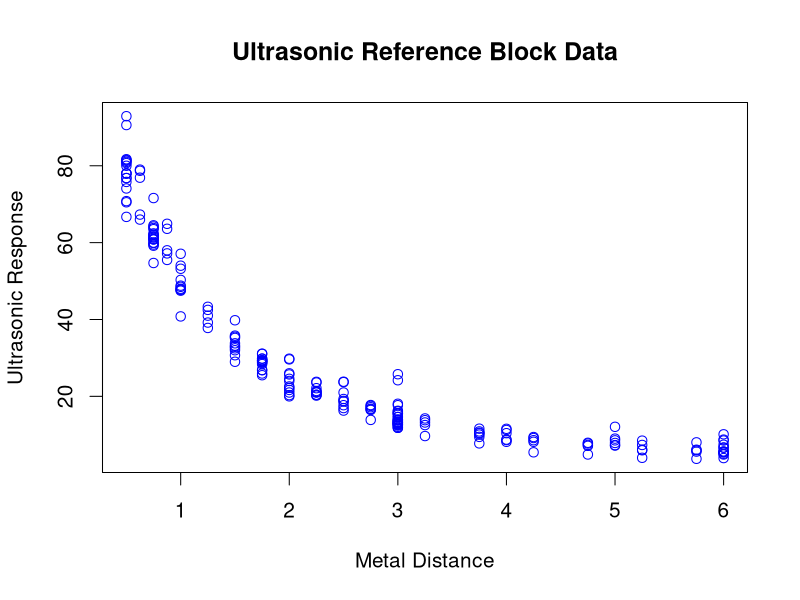
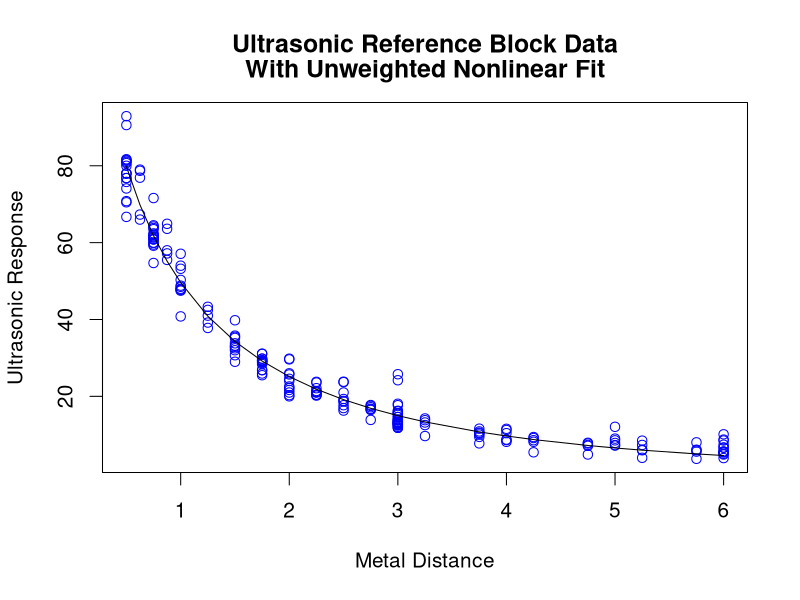
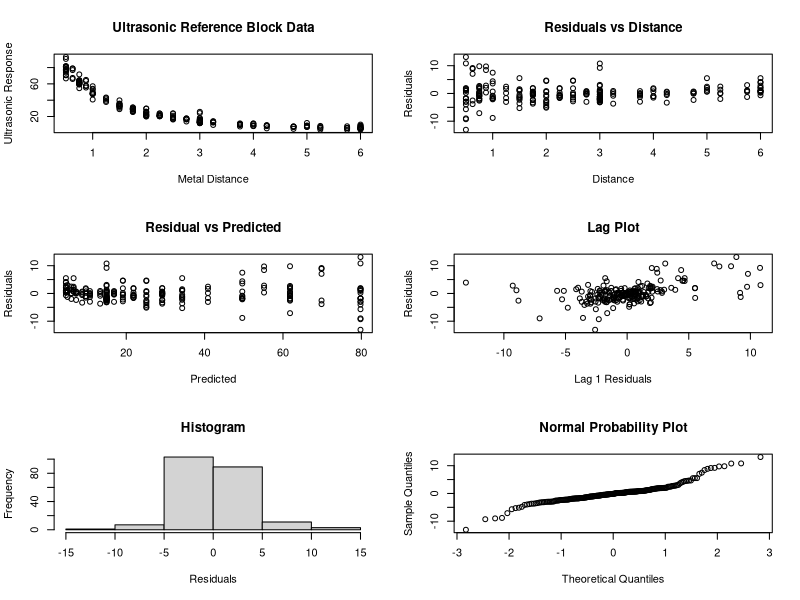
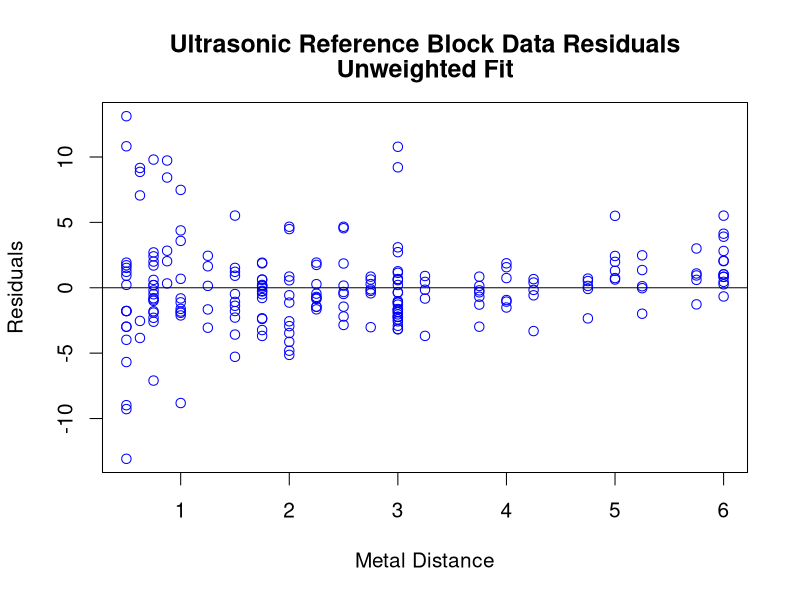
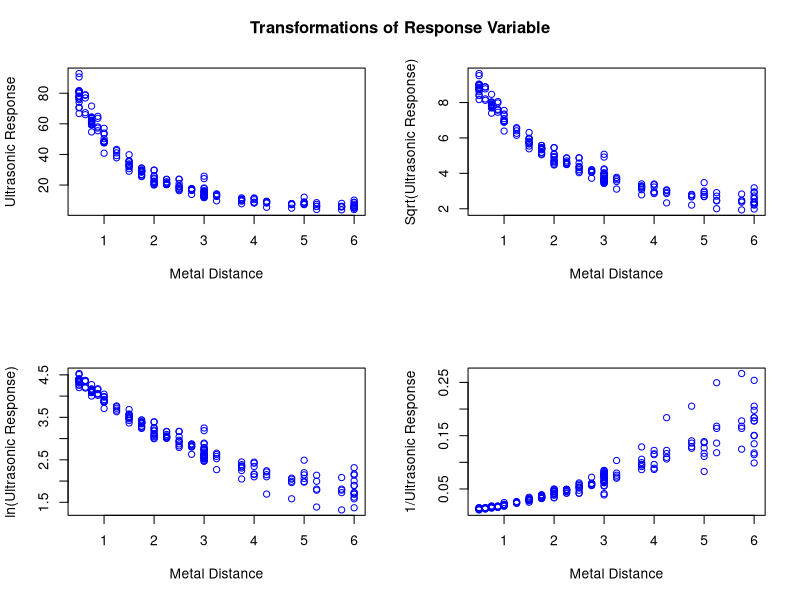
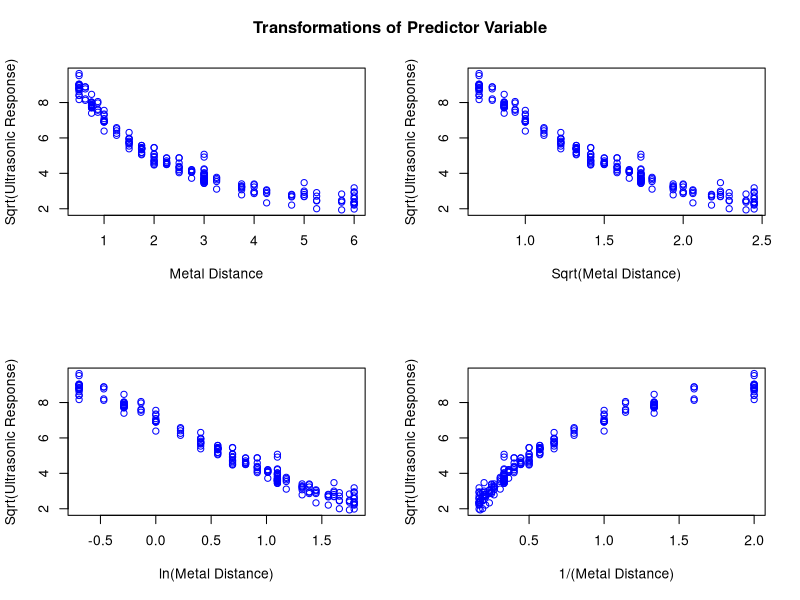
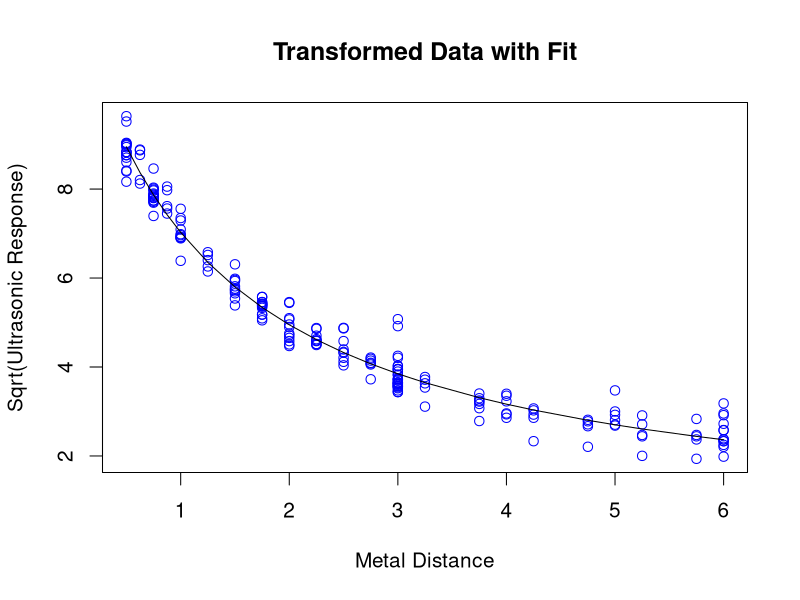
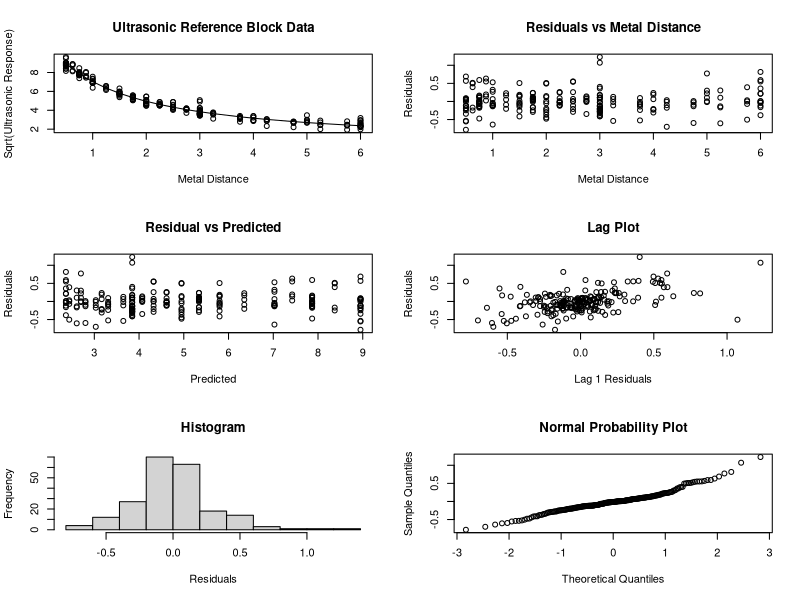

The R source for these figures, in order:
#!/usr/bin/env Rscript
DATAPATH <- Sys.getenv("DATAPATH")

#R commands and output:

## Ultrasonic reference block case study.

## Create vector with dependent variable, ultrasonic response
resp = c( 92.9000,78.7000,64.2000,64.9000,57.1000,43.3000,31.1000,23.6000,
          31.0500,23.7750,17.7375,13.8000,11.5875,9.4125,7.7250,7.3500,
          8.0250,90.6000,76.9000,71.6000,63.6000,54.0000,39.2000,29.3000,
          21.4000,29.1750,22.1250,17.5125,14.2500,9.4500,9.1500,7.9125,
          8.4750,6.1125,80.0000,79.0000,63.8000,57.2000,53.2000,42.5000,
          26.8000,20.4000,26.8500,21.0000,16.4625,12.5250,10.5375,8.5875,
          7.1250,6.1125,5.9625,74.1000,67.3000,60.8000,55.5000,50.3000,
          41.0000,29.4000,20.4000,29.3625,21.1500,16.7625,13.2000,10.8750,
          8.1750,7.3500,5.9625,5.6250,81.5000,62.4000,32.5000,12.4100,
          13.1200,15.5600,5.6300,78.0000,59.9000,33.2000,13.8400,12.7500,
          14.6200,3.9400,76.8000,61.0000,32.9000,13.8700,11.8100,13.3100,
          5.4400,78.0000,63.5000,33.8000,12.5600,5.6300,12.7500,13.1200,
          5.4400,76.8000,60.0000,47.8000,32.0000,22.2000,22.5700,18.8200,
          13.9500,11.2500,9.0000,6.6700,75.8000,62.0000,48.8000,35.2000,  
          20.0000,20.3200,19.3100,12.7500,10.4200,7.3100,7.4200,70.5000,
          59.5000,48.5000,35.8000,21.0000,21.6700,21.0000,15.6400,8.1700,
          8.5500,10.1200,78.0000,66.0000,62.0000,58.0000,47.7000,37.8000,
          20.2000,21.0700,13.8700,9.6700,7.7600,5.4400,4.8700,4.0100,3.7500,
          24.1900,25.7600,18.0700,11.8100,12.0700,16.1200,70.8000,54.7000,
          48.0000,39.8000,29.8000,23.7000,29.6200,23.8100,17.7000,11.5500,
          12.0700,8.7400,80.7000,61.3000,47.5000,29.0000,24.0000,17.7000,
          24.5600,18.6700,16.2400,8.7400,7.8700,8.5100,66.7000,59.2000,
          40.8000,30.7000,25.7000,16.3000,25.9900,16.9500,13.3500,8.6200,
          7.2000,6.6400,13.6900,81.0000,64.5000,35.5000,13.3100,4.8700,
          12.9400,5.0600,15.1900,14.6200,15.6400,25.5000,25.9500,81.7000,
          61.6000,29.8000,29.8100,17.1700,10.3900,28.4000,28.6900,81.3000,
          60.9000,16.6500,10.0500,28.9000,28.9500)

## Create vector with independent variable, metal distance
dist = c(0.500,0.625,0.750,0.875,1.000,1.250,1.750,2.250,1.750,2.250,2.750,
         3.250,3.750,4.250,4.750,5.250,5.750,0.500,0.625,0.750,0.875,1.000,
         1.250,1.750,2.250,1.750,2.250,2.750,3.250,3.750,4.250,4.750,5.250,
         5.750,0.500,0.625,0.750,0.875,1.000,1.250,1.750,2.250,1.750,2.250,
         2.750,3.250,3.750,4.250,4.750,5.250,5.750,0.500,0.625,0.750,0.875,
         1.000,1.250,1.750,2.250,1.750,2.250,2.750,3.250,3.750,4.250,4.750,
         5.250,5.750,0.500,0.750,1.500,3.000,3.000,3.000,6.000,0.500,0.750,
         1.500,3.000,3.000,3.000,6.000,0.500,0.750,1.500,3.000,3.000,3.000,
         6.000,0.500,0.750,1.500,3.000,6.000,3.000,3.000,6.000,0.500,0.750,
         1.000,1.500,2.000,2.000,2.500,3.000,4.000,5.000,6.000,0.500,0.750,
         1.000,1.500,2.000,2.000,2.500,3.000,4.000,5.000,6.000,0.500,0.750,
         1.000,1.500,2.000,2.000,2.500,3.000,4.000,5.000,6.000,0.500,0.625,
         0.750,0.875,1.000,1.250,2.250,2.250,2.750,3.250,3.750,4.250,4.750,
         5.250,5.750,3.000,3.000,3.000,3.000,3.000,3.000,0.500,0.750,1.000,
         1.500,2.000,2.500,2.000,2.500,3.000,4.000,5.000,6.000,0.500,0.750,
         1.000,1.500,2.000,2.500,2.000,2.500,3.000,4.000,5.000,6.000,0.500,
         0.750,1.000,1.500,2.000,2.500,2.000,2.500,3.000,4.000,5.000,6.000,
         3.000,0.500,0.750,1.500,3.000,6.000,3.000,6.000,3.000,3.000,3.000, 
         1.750,1.750,0.500,0.750,1.750,1.750,2.750,3.750,1.750,1.750,0.500,
         0.750,2.750,3.750,1.750,1.750)

## Save data in a data frame and determine the number of observations
df = data.frame(resp,dist)
len = length(resp)

##  Plot the data
par(mfrow=c(1,1),cex=1.25)
xax = "Metal Distance"
yax = "Ultrasonic Response"
ttl = "Ultrasonic Reference Block Data"
plot(dist,resp, xlab=xax, ylab=yax, main=ttl,col="blue")

## Fit initial model
out = nls(resp ~ exp(-b1*dist)/(b2 + b3*dist),
           start=list(b1=.1,b2=.1,b3=.1))
outs = summary(out)
outs
upred = resp - outs$resid
udfout = data.frame(upred,dist)
udfout = udfout[order(dist),]

#> Formula: resp ~ exp(-b1 * dist)/(b2 + b3 * dist)
#>
#> Parameters:
#>     Estimate Std. Error t value Pr(#>|t|)    
#> b1 0.1902787  0.0219386   8.673 1.13e-15 ***
#> b2 0.0061314  0.0003450  17.772  < 2e-16 ***
#> b3 0.0105309  0.0007928  13.283  < 2e-16 ***
#> ---
#> Signif. codes:  0 '***' 0.001 '**' 0.01 '*' 0.05 '.' 0.1 ' ' 1 
#>
#> Residual standard error: 3.362 on 211 degrees of freedom

## Plot data and fitted curve
par(mfrow=c(1,1),cex=1.25)
plot(dist,resp,xlab=xax,ylab=yax,col="blue")
lines(udfout$dist,udfout$upred)
title("Ultrasonic Reference Block Data",line=2)
title("With Unweighted Nonlinear Fit",line=1)

## Residual 6-plot
par(mfrow=c(3,2))
plot(dist,resp,xlab=xax, ylab=yax, main=ttl)
lines(udfout$dist,udfout$pred)
plot(dist,outs$resid, ylab="Residuals", xlab="Distance",
     main="Residuals vs Distance")
plot(upred,outs$resid, ylab="Residuals", xlab="Predicted",
     main="Residual vs Predicted")
plot(outs$resid[2:len],outs$resid[1:len-1], ylab="Residuals",
     xlab="Lag 1 Residuals", main="Lag Plot")
hist(outs$resid, ylab="Frequency", xlab="Residuals",main="Histogram")
qqnorm(outs$resid, main="Normal Probability Plot")

## Isolate residual plot
par(mfrow=c(1,1),cex=1.25)
plot(dist,outs$resid, ylab="Residuals", xlab="Metal Distance",
     col="blue")
abline(h=0)
title("Ultrasonic Reference Block Data Residuals",line=2)
title("Unweighted Fit",line=1) 

## specify axis labels and plot title
xax = "Metal Distance"
yax = "Ultrasonic Response"
ttl = "Ultrasonic Reference Block Data"

## Transformations of response variable
lnresp = log(resp)
sqrtresp = sqrt(resp)
invresp = 1/resp

## Plot transformed data
par(mfrow=c(2,2))
xax = "Metal Distance"
plot(dist,resp,xlab=xax,ylab="Ultrasonic Response",col="blue")
plot(dist,sqrtresp,xlab=xax,ylab="Sqrt(Ultrasonic Response)",col="blue")
plot(dist,lnresp,xlab=xax,ylab="ln(Ultrasonic Response)",col="blue")
plot(dist,invresp,xlab=xax,ylab="1/Ultrasonic Response",col="blue")
title(main="Transformations of Response Variable",outer=TRUE,line=-2)

## Transformations of predictor variable
lndist = log(dist)
sqrtdist = sqrt(dist)
invdist = 1/dist

## Plot transformed data
par(mfrow=c(2,2))
yax <- "Sqrt(Ultrasonic Response)"
plot(dist,sqrtresp,xlab="Metal Distance", ylab=yax, col="blue")
plot(sqrtdist,sqrtresp,xlab="Sqrt(Metal Distance)", ylab=yax, col="blue")
plot(lndist,sqrtresp,xlab="ln(Metal Distance)", ylab=yax, col="blue")
plot(invdist,sqrtresp,xlab="1/(Metal Distance)", ylab=yax, col="blue")
title(main="Transformations of Predictor Variable",outer=TRUE,line=-2)

##  Fit model with sqrt(Ultrasonic Response)
out = nls(sqrtresp ~ exp(-b1*dist)/(b2 + b3*dist),
          start=list(b1=.1,b2=.1,b3=.1))
outs = summary(out)
outs

#> Formula: sqrtresp ~ exp(-b1 * dist)/(b2 + b3 * dist)
#>
#> Parameters:
#>     Estimate Std. Error t value Pr(#>|t|)    
#> b1 -0.015428   0.008611  -1.792   0.0746 .  
#> b2  0.080672   0.001506  53.577   <2e-16 ***
#> b3  0.063857   0.002880  22.173   <2e-16 ***
#> ---
#> Signif. codes:  0 '***' 0.001 '**' 0.01 '*' 0.05 '.' 0.1 ' ' 1 
#>
#> Residual standard error: 0.2972 on 211 degrees of freedom

## Save fit information for plotting
pred = sqrtresp - outs$resid
dfout = data.frame(pred,dist)
dfout = dfout[order(dist),]

## Plot data and regression function
par(mfrow=c(1,1),cex=1.25)
plot(dist,sqrtresp,xlab=xax,ylab=yax,
     main="Transformed Data with Fit",col="blue")
lines(dfout$dist,dfout$pred)

## Residual 6-plot
par(mfrow=c(3,2))
plot(dist,sqrtresp,xlab=xax, ylab="Sqrt(Ultrasonic Response)", 
     main=ttl)
lines(dfout$dist,dfout$pred)
plot(dist,outs$resid, ylab="Residuals", xlab="Metal Distance",
     main="Residuals vs Metal Distance")
plot(pred,outs$resid, ylab="Residuals", xlab="Predicted",
     main="Residual vs Predicted")
plot(outs$resid[2:len],outs$resid[1:len-1], ylab="Residuals",
     xlab="Lag 1 Residuals", main="Lag Plot")
hist(outs$resid, ylab="Frequency", xlab="Residuals", main="Histogram")
qqnorm(outs$resid, main="Normal Probability Plot")

##  Isolate residual plot
par(mfrow=c(1,1),cex=1.25)
plot(dist,outs$resid, ylab="Residuals", xlab="Metal Distance",
     main="Residuals From Fit to Transformed Data", col="blue")
abline(h=0)

##  Determine Weights
dfs = df[order(dist),]
d = by(dfs$dist,dfs$dist,mean)
s2 = by(dfs$resp,dfs$dist,var)
md = as.vector(d)
vresp = as.vector(s2)
lnmd = log(md)
lnvresp = log(vresp)
out2 = lm(lnvresp~lnmd)
summary(out2)

#> Call:
#> lm(formula = lnvresp ~ lnmd)
#>
#> Residuals:
#>     Min      1Q  Median      3Q     Max 
#> -1.1471 -0.4365  0.0985  0.4271  1.0269 
#>
#> Coefficients:
#>             Estimate Std. Error t value Pr(#>|t|)    
#> (Intercept)   2.5369     0.1919   13.22 2.42e-11 ***
#> lnmd         -1.1128     0.1741   -6.39 3.11e-06 ***
#> ---
#> Signif. codes:  0 '***' 0.001 '**' 0.01 '*' 0.05 '.' 0.1 ' ' 1 
#>
#> Residual standard error: 0.6099 on 20 degrees of freedom
#> Multiple R-Squared: 0.6712,     Adjusted R-squared: 0.6548 
#> F-statistic: 40.83 on 1 and 20 DF,  p-value: 3.106e-06 

##  Plot data and fitted line
par(mfrow=c(1,1),cex=1.25)
plot(lnmd,lnvresp,xlim=c(-1,2),ylim=c(0,4),ylab="ln(Replicate Variances)",
     xlab="ln(Metal Distance)", main="Fit for Estimating Weights",
     cex=1.25,col="blue")
abline(reg=out2)

## Plot residuals
par(mfrow=c(1,1),cex=1.25)
plot(lnmd,out2$residuals, main="Residuals from Weight Estimation Fit",
     ylab="Residuals", xlab="ln(Metal Distance)",ylim=c(-2,2),
     xlim=c(-1,2), col="blue")
abline(h=0)

## Weighted regression analysis
w = 1/(dist**(-1))
outw = nls(~ sqrt(w)*(resp - exp(-b1*dist)/(b2 + b3*dist)),
           start=list(b1=.1,b2=.1,b3=.1))
outs = summary(outw)
outs

#> Formula: 0 ~ sqrt(w) * (resp - exp(-b1 * dist)/(b2 + b3 * dist))
#>
#> Parameters:
#>     Estimate Std. Error t value Pr(#>|t|)    
#> b1 0.1469999  0.0150471   9.769   <2e-16 ***
#> b2 0.0052801  0.0004021  13.131   <2e-16 ***
#> b3 0.0123875  0.0007362  16.826   <2e-16 ***
#> ---
#> Signif. codes:  0 '***' 0.001 '**' 0.01 '*' 0.05 '.' 0.1 ' ' 1 
#>
#> Residual standard error: 4.111 on 211 degrees of freedom

## Save fit information for plotting
wpred = exp(-outs$parameters[1,1]*dist)/(outs$parameters[2,1] + 
        outs$parameters[3,1]*dist)
resid = resp - wpred
wresid = sqrt(w)*(resp-wpred)
wdfout = data.frame(wpred,dist)
wdfout = wdfout[order(dist),]

## Plot data with overlaid fitted curve
par(mfrow=c(1,1),cex=1.25)
plot(dist,resp,xlab="Metal Distance", ylab="Ultrasonic Response",
     col="blue")
lines(wdfout$dist,wdfout$wpred)
title("Ultrasonic Data with Weighted Fit",line=2)
title("Weights=1/(Metal Distance)**(-1)",line=1)

## Residual 6-plot
par(mfrow=c(3,2))
plot(dist,resp,xlab="Metal Distance", ylab="Ultrasonic Response",
     main="Ultrasonic Response vs Metal Distance")
lines(wdfout$dist,wdfout$wpred)
plot(dist,wresid,ylab="Residuals",xlab="Metal Distance",
     main="Residuals vs Metal Distance")
plot(wpred,wresid,ylab="Residuals",xlab="Predicted",
     main="Residual vs Predicted")
plot(wresid[2:len],wresid[1:len-1],ylab="Residuals",
     xlab="Lag 1 Residuals",main="Lag Plot")
hist(wresid,ylab="Frequency",xlab="Residuals",main="Histogram")
qqnorm(wresid,main="Normal Probability Plot")

## Isolate residual plot
par(mfrow=c(1,1),cex=1.25)
plot(dist,wresid,ylab="Residuals",xlab="Metal Distance",
     main="Residuals from Weighted Fit", col="blue")
abline(h=0)

## Compare three models
## Fit initial model
out = nls(resp ~ exp(-b1*dist)/(b2 + b3*dist),
          start=list(b1=.1,b2=.1,b3=.1))
outi = summary(out)
uressd = outi$sigma
upred = resp - outi$resid
udfout = data.frame(upred,dist)
udfout = udfout[order(dist),]

## Fit model with sqrt(Ultrasonic Response)
sqrtresp = sqrt(resp)
out = nls(sqrtresp ~ exp(-b1*dist)/(b2 + b3*dist),
          start=list(b1=.1,b2=.1,b3=.1))
outt = summary(out)
pred = sqrtresp - outt$resid
dfout = data.frame(pred,dist)
dfout = dfout[order(dist),]
tpred = pred**2
tresid = resp - tpred
tressd = sqrt(sum(tresid**2)/outt$df[2])

## Weighted regression analysis
w = 1/(dist**(-1))
out = nls(~ sqrt(w)*(resp - exp(-b1*dist)/(b2 + b3*dist)),
          start=list(b1=.1,b2=.1,b3=.1))
outw = summary(out)
wpred = exp(-outw$parameters[1,1]*dist)/(outw$parameters[2,1] + 
        outw$parameters[3,1]*dist)
resid = resp - wpred
wresid = sqrt(w)*(resp-wpred)
wdfout = data.frame(wpred,dist)
wdfout = wdfout[order(dist),]
wressd = sqrt(sum(resid**2)/outw$df[2])

## Plot to compare fits
par(mfrow=c(1,1),cex=1.25)
plot(dist,resp,xlab="Metal Distance", ylab="Ultrasonic Response")
lines(udfout$dist,udfout$upred, lty=1, col="red")
lines(dfout$dist,dfout$pred**2, lty=2, col="black")
lines(wdfout$dist, wdfout$wpred, lty=3,col="blue")
legend(x=3,y=80,
       legend=c("Unweighted Fit","Transformed Fit","Weighted Fit"),
       lty=c(1,2,3), col=c("red","black","blue"))
title("Data with Unweighted Line, WLS Fit,",line=2)
title("and Fit Using Transformed Variables",line=1)

##  Compare RESSD from fits
## RESSD from original fit
uressd

#> [1] 3.361672

## RESSD from fit using transformed response
tressd

#> [1] 3.323509

## RESSD from weighted fit
wressd

#> [1] 3.40894


